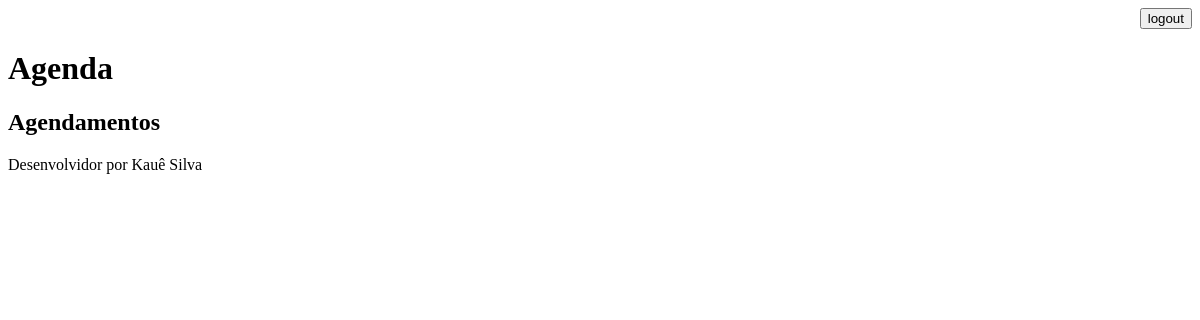
Page /agenda/ (signed in) on the earlier database version.
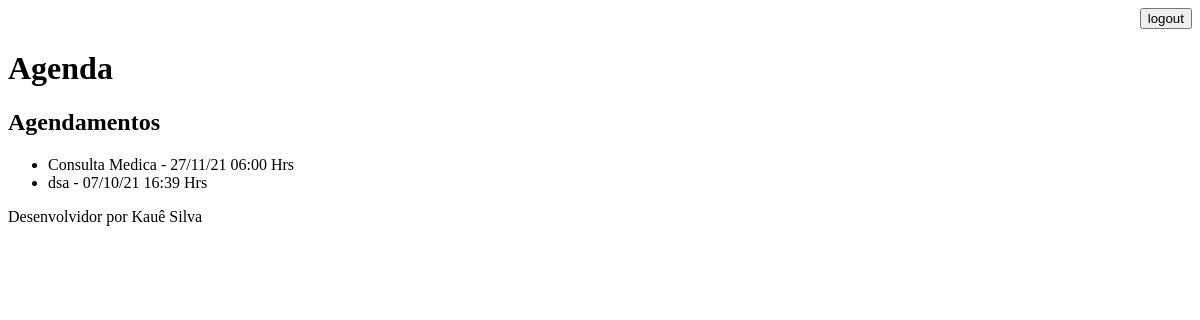
Same page on the later database version.
### core/models.py (models this page shows, shortened)
class Evento(models.Model):
    titulo = models.CharField(max_length=100)
    descricao = models.TextField(blank=True, null=True)
    data_evento = models.DateTimeField(verbose_name='Data do Evento')
    data_criacao = models.DateTimeField(auto_now=True)
    usuario = models.ForeignKey(User, on_delete=models.CASCADE)
    class Meta:
        db_table = 'evento'
    def get_data_evento(self):
        return self.data_evento.strftime('%d/%m/%y %H:%M Hrs')

### core/views.py (the view)
# urls.py: path('agenda/', views.lista_eventos),
@login_required(login_url='/login/')
def lista_eventos(request):
    user = request.user
    eventos = Evento.objects.filter(usuario=user)
    dados = {'eventos':eventos}
    return render(request, 'agenda.html', dados)

### templates/agenda.html
{% extends "model-page.html" %}
{% block content %}
    <h2>Agendamentos</h2>
    <ul>
        {%for evento in eventos%}
            <li>{{evento.titulo}} - {{evento.get_data_evento}}</li>
        {%endfor%}
    </ul>
{% endblock %}

### templates/model-page.html
<!DOCTYPE html>
<html lang="pt-BR">
<head>
    {% include "model-header.html" %}
</head>
<body>
    {% block content %} {% endblock %}
    {% include "model-footer.html" %}
</body>
</html>

### templates/model-header.html (shortened to what this page needs)
<div align="right">
    <a href="/logout"><button>logout</button></a>
</div>
<h1>Agenda</h1>

### templates/model-footer.html
<p>Desenvolvidor por Kauê Silva</p>

Differences in the rows shown:
now on this page (row edited): Evento: titulo "Consulta Medica", get_data_evento "27/11/21 06:00 Hrs"
added Evento: titulo "dsa", get_data_evento "07/10/21 16:39 Hrs"
